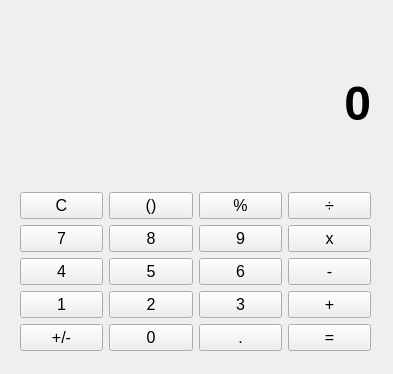
<?xml version="1.0" encoding="UTF-8"?>
<ui version="4.0">
 <class>Widget</class>
 <widget class="QWidget" name="Widget">
  <property name="geometry">
   <rect>
    <x>0</x>
    <y>0</y>
    <width>393</width>
    <height>374</height>
   </rect>
  </property>
  <property name="windowTitle">
   <string>Widget</string>
  </property>
  <widget class="QWidget" name="gridLayoutWidget">
   <property name="geometry">
    <rect>
     <x>20</x>
     <y>20</y>
     <width>351</width>
     <height>331</height>
    </rect>
   </property>
   <layout class="QGridLayout" name="gridLayout">
    <item row="3" column="1">
     <widget class="QPushButton" name="Num8">
      <property name="font">
       <font>
        <family>Arial</family>
        <pointsize>12</pointsize>
       </font>
      </property>
      <property name="cursor">
       <cursorShape>PointingHandCursor</cursorShape>
      </property>
      <property name="text">
       <string>8</string>
      </property>
     </widget>
    </item>
    <item row="5" column="0">
     <widget class="QPushButton" name="Num1">
      <property name="font">
       <font>
        <family>Arial</family>
        <pointsize>12</pointsize>
       </font>
      </property>
      <property name="cursor">
       <cursorShape>PointingHandCursor</cursorShape>
      </property>
      <property name="text">
       <string>1</string>
      </property>
     </widget>
    </item>
    <item row="6" column="2">
     <widget class="QPushButton" name="Flotante">
      <property name="font">
       <font>
        <family>Arial</family>
        <pointsize>12</pointsize>
       </font>
      </property>
      <property name="cursor">
       <cursorShape>PointingHandCursor</cursorShape>
      </property>
      <property name="text">
       <string>.</string>
      </property>
     </widget>
    </item>
    <item row="4" column="1">
     <widget class="QPushButton" name="Num5">
      <property name="font">
       <font>
        <family>Arial</family>
        <pointsize>12</pointsize>
       </font>
      </property>
      <property name="cursor">
       <cursorShape>PointingHandCursor</cursorShape>
      </property>
      <property name="text">
       <string>5</string>
      </property>
     </widget>
    </item>
    <item row="2" column="1">
     <widget class="QPushButton" name="Parentesis">
      <property name="font">
       <font>
        <family>Arial</family>
        <pointsize>12</pointsize>
       </font>
      </property>
      <property name="cursor">
       <cursorShape>PointingHandCursor</cursorShape>
      </property>
      <property name="text">
       <string>()</string>
      </property>
     </widget>
    </item>
    <item row="3" column="2">
     <widget class="QPushButton" name="Num9">
      <property name="font">
       <font>
        <family>Arial</family>
        <pointsize>12</pointsize>
       </font>
      </property>
      <property name="cursor">
       <cursorShape>PointingHandCursor</cursorShape>
      </property>
      <property name="text">
       <string>9</string>
      </property>
     </widget>
    </item>
    <item row="5" column="1">
     <widget class="QPushButton" name="Num2">
      <property name="font">
       <font>
        <family>Arial</family>
        <pointsize>12</pointsize>
       </font>
      </property>
      <property name="cursor">
       <cursorShape>PointingHandCursor</cursorShape>
      </property>
      <property name="text">
       <string>2</string>
      </property>
     </widget>
    </item>
    <item row="5" column="3">
     <widget class="QPushButton" name="Suma">
      <property name="font">
       <font>
        <family>Arial</family>
        <pointsize>12</pointsize>
       </font>
      </property>
      <property name="cursor">
       <cursorShape>PointingHandCursor</cursorShape>
      </property>
      <property name="text">
       <string>+</string>
      </property>
     </widget>
    </item>
    <item row="6" column="1">
     <widget class="QPushButton" name="Num0">
      <property name="font">
       <font>
        <family>Arial</family>
        <pointsize>12</pointsize>
       </font>
      </property>
      <property name="cursor">
       <cursorShape>PointingHandCursor</cursorShape>
      </property>
      <property name="text">
       <string>0</string>
      </property>
     </widget>
    </item>
    <item row="4" column="0">
     <widget class="QPushButton" name="Num4">
      <property name="font">
       <font>
        <family>Arial</family>
        <pointsize>12</pointsize>
       </font>
      </property>
      <property name="cursor">
       <cursorShape>PointingHandCursor</cursorShape>
      </property>
      <property name="text">
       <string>4</string>
      </property>
     </widget>
    </item>
    <item row="3" column="0">
     <widget class="QPushButton" name="Num7">
      <property name="font">
       <font>
        <family>Arial</family>
        <pointsize>12</pointsize>
       </font>
      </property>
      <property name="cursor">
       <cursorShape>PointingHandCursor</cursorShape>
      </property>
      <property name="text">
       <string>7</string>
      </property>
     </widget>
    </item>
    <item row="6" column="0">
     <widget class="QPushButton" name="CambiarSigno">
      <property name="font">
       <font>
        <family>Arial</family>
        <pointsize>12</pointsize>
       </font>
      </property>
      <property name="cursor">
       <cursorShape>PointingHandCursor</cursorShape>
      </property>
      <property name="text">
       <string>+/-</string>
      </property>
     </widget>
    </item>
    <item row="2" column="3">
     <widget class="QPushButton" name="Dividir">
      <property name="font">
       <font>
        <family>Arial</family>
        <pointsize>12</pointsize>
       </font>
      </property>
      <property name="cursor">
       <cursorShape>PointingHandCursor</cursorShape>
      </property>
      <property name="text">
       <string>÷</string>
      </property>
     </widget>
    </item>
    <item row="2" column="0">
     <widget class="QPushButton" name="BorrarC">
      <property name="font">
       <font>
        <family>Arial</family>
        <pointsize>12</pointsize>
       </font>
      </property>
      <property name="cursor">
       <cursorShape>PointingHandCursor</cursorShape>
      </property>
      <property name="text">
       <string>C</string>
      </property>
     </widget>
    </item>
    <item row="4" column="3">
     <widget class="QPushButton" name="Resta">
      <property name="font">
       <font>
        <family>Arial</family>
        <pointsize>12</pointsize>
       </font>
      </property>
      <property name="cursor">
       <cursorShape>PointingHandCursor</cursorShape>
      </property>
      <property name="text">
       <string>-</string>
      </property>
     </widget>
    </item>
    <item row="6" column="3">
     <widget class="QPushButton" name="Igual">
      <property name="font">
       <font>
        <family>Arial</family>
        <pointsize>12</pointsize>
       </font>
      </property>
      <property name="cursor">
       <cursorShape>PointingHandCursor</cursorShape>
      </property>
      <property name="text">
       <string>=</string>
      </property>
     </widget>
    </item>
    <item row="2" column="2">
     <widget class="QPushButton" name="Porcentaje">
      <property name="font">
       <font>
        <family>Arial</family>
        <pointsize>12</pointsize>
       </font>
      </property>
      <property name="cursor">
       <cursorShape>PointingHandCursor</cursorShape>
      </property>
      <property name="text">
       <string>%</string>
      </property>
     </widget>
    </item>
    <item row="4" column="2">
     <widget class="QPushButton" name="Num6">
      <property name="font">
       <font>
        <family>Arial</family>
        <pointsize>12</pointsize>
       </font>
      </property>
      <property name="cursor">
       <cursorShape>PointingHandCursor</cursorShape>
      </property>
      <property name="text">
       <string>6</string>
      </property>
     </widget>
    </item>
    <item row="3" column="3">
     <widget class="QPushButton" name="Multiplicar">
      <property name="font">
       <font>
        <family>Arial</family>
        <pointsize>12</pointsize>
       </font>
      </property>
      <property name="cursor">
       <cursorShape>PointingHandCursor</cursorShape>
      </property>
      <property name="text">
       <string>x</string>
      </property>
     </widget>
    </item>
    <item row="5" column="2">
     <widget class="QPushButton" name="Num3">
      <property name="font">
       <font>
        <family>Arial</family>
        <pointsize>12</pointsize>
       </font>
      </property>
      <property name="cursor">
       <cursorShape>PointingHandCursor</cursorShape>
      </property>
      <property name="text">
       <string>3</string>
      </property>
     </widget>
    </item>
    <item row="1" column="0" colspan="4">
     <widget class="QLabel" name="Display">
      <property name="font">
       <font>
        <family>Arial</family>
        <pointsize>36</pointsize>
        <bold>true</bold>
       </font>
      </property>
      <property name="text">
       <string>0</string>
      </property>
      <property name="alignment">
       <set>Qt::AlignmentFlag::AlignRight|Qt::AlignmentFlag::AlignTrailing|Qt::AlignmentFlag::AlignVCenter</set>
      </property>
     </widget>
    </item>
   </layout>
  </widget>
 </widget>
 <resources/>
 <connections/>
</ui>
